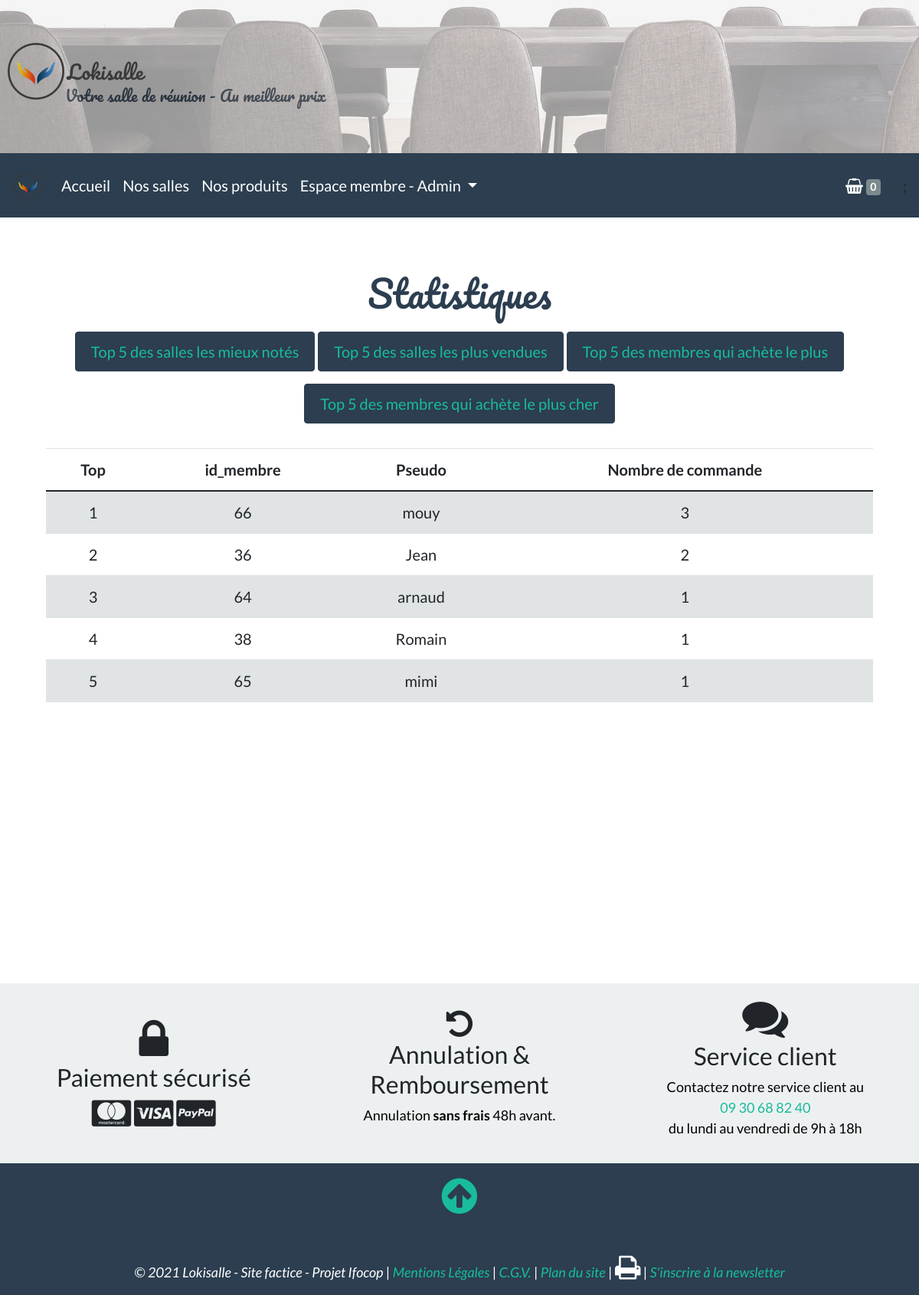
Screenshot of /admin/statistique.php?afficher=membre_qte (signed in) with the database file from the repository.
### tables this page shows
CREATE TABLE `membre` (
  `id_membre` int(5) NOT NULL,
  `pseudo` varchar(15) NOT NULL,
  `mdp` varchar(32) NOT NULL,
  `nom` varchar(20) NOT NULL,
  `prenom` varchar(20) NOT NULL,
  `email` varchar(30) NOT NULL,
  `sexe` enum('m','f') NOT NULL,
  `ville` varchar(20) NOT NULL,
  `cp` int(5) NOT NULL,
  `adresse` varchar(50) NOT NULL,
  `statut` int(1) NOT NULL
);

### admin/statistique.php (the view, shortened to what this page needs)
<?php include_once('../inc/init.inc.php');?>
<?php include_once("../inc/haut.inc.php");?>
<?php include_once('../inc/menu.inc.php');?>
<div id="statistique" class="conteneur py-5">
    <h1>Statistiques</h1>
    <div class="text-center mb-3">
       <button type="button" class="btn btn-primary mb-3"><a href="?afficher=note">Top 5 des salles les mieux notés</a></button>
       <button type="button" class="btn btn-primary mb-3"><a href="?afficher=vendu">Top 5 des salles les plus vendues</a></button>
       <button type="button" class="btn btn-primary mb-3"><a href="?afficher=membre_qte">Top 5 des membres qui achète le plus</a></button>
       <button type="button" class="btn btn-primary mb-3"><a href="?afficher=membre_prix">Top 5 des membres qui achète le plus cher</a></button>
   </div>
<?php
if (isset($_GET['afficher']) && $_GET['afficher'] == 'membre_qte')
{
    $resultat=$pdo->query('SELECT membre.pseudo AS pseudo, membre.id_membre AS id_membre, COUNT(commande.id_membre) AS nb_commande FROM commande INNER JOIN membre ON membre.id_membre = commande.id_membre GROUP BY pseudo ORDER BY nb_commande DESC LIMIT 5');
    ?>
        <table class="table table-striped text-center">
            <thead>
                <tr>
                    <th>Top</th>
                    <th>id_membre</th>
                    <th>Pseudo</th>
                    <th>Nombre de commande</th>
                </tr>
            </thead>
            <tbody>
                <?php
                $i=0;
                while($datas = $resultat->fetch(PDO::FETCH_ASSOC))
                {
                    $i+=1;
                    echo '<tr>';
                    echo '<td>'.$i.'</td>';
                    echo '<td>'.$datas['id_membre'].'</td>';
                    echo '<td>'.$datas['pseudo'].'</td>';
                    echo '<td>'.$datas['nb_commande'].'</td>';
                    echo '</tr>';
                }?>
            </tbody>
        </table>
<?php
}
    ?>
</div>
<?php include_once('../inc/bas.inc.php');?>

### inc/css/style.css (style rules this page uses)
* { box-sizing: border-box; }
body { min-height: 1000px; font-size: clamp(20px, 0.8em, 1em); }
h1 { text-align: center; color: #2C3E50; font-family: "Pacifico", cursive; margin: 2% 0%; }
.conteneur { margin: 0 auto; width: 90%; min-height: 1000px; }
.btn { padding: 10px 20px; font-size: 1em; }

### rows the page displays
membre: id_membre "66", pseudo "mouy", nb_commande "3"
membre: id_membre "36", pseudo "Jean", nb_commande "2"
membre: id_membre "64", pseudo "arnaud", nb_commande "1"
membre: id_membre "38", pseudo "Romain", nb_commande "1"
membre: id_membre "65", pseudo "mimi", nb_commande "1"
